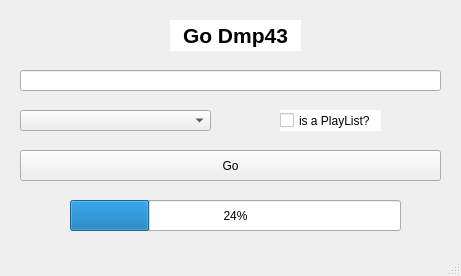
<?xml version="1.0" encoding="UTF-8"?>
<ui version="4.0">
 <class>MainWindow</class>
 <widget class="QMainWindow" name="MainWindow">
  <property name="geometry">
   <rect>
    <x>0</x>
    <y>0</y>
    <width>461</width>
    <height>276</height>
   </rect>
  </property>
  <property name="windowTitle">
   <string>MainWindow</string>
  </property>
  <widget class="QWidget" name="centralwidget">
   <widget class="QPushButton" name="button_1">
    <property name="geometry">
     <rect>
      <x>20</x>
      <y>150</y>
      <width>421</width>
      <height>31</height>
     </rect>
    </property>
    <property name="text">
     <string>Go</string>
    </property>
   </widget>
   <widget class="QLineEdit" name="lineEdit_1">
    <property name="geometry">
     <rect>
      <x>20</x>
      <y>70</y>
      <width>421</width>
      <height>21</height>
     </rect>
    </property>
   </widget>
   <widget class="QLabel" name="label">
    <property name="geometry">
     <rect>
      <x>170</x>
      <y>20</y>
      <width>131</width>
      <height>31</height>
     </rect>
    </property>
    <property name="styleSheet">
     <string notr="true">background:white;</string>
    </property>
    <property name="text">
     <string>&lt;html&gt;&lt;head/&gt;&lt;body&gt;&lt;p align=&quot;center&quot;&gt;&lt;span style=&quot; font-size:16pt; font-weight:600;&quot;&gt;Go Dmp43&lt;/span&gt;&lt;/p&gt;&lt;/body&gt;&lt;/html&gt;</string>
    </property>
   </widget>
   <widget class="QComboBox" name="comboBox">
    <property name="geometry">
     <rect>
      <x>20</x>
      <y>110</y>
      <width>191</width>
      <height>21</height>
     </rect>
    </property>
   </widget>
   <widget class="QCheckBox" name="checkBox">
    <property name="geometry">
     <rect>
      <x>280</x>
      <y>110</y>
      <width>101</width>
      <height>21</height>
     </rect>
    </property>
    <property name="toolTip">
     <string>&lt;html&gt;&lt;head/&gt;&lt;body&gt;&lt;p align=&quot;center&quot;&gt;&lt;span style=&quot; font-weight:600;&quot;&gt;a&lt;/span&gt;&lt;/p&gt;&lt;/body&gt;&lt;/html&gt;</string>
    </property>
    <property name="whatsThis">
     <string/>
    </property>
    <property name="styleSheet">
     <string notr="true">background:white;
font: 75 11pt &quot;MS Shell Dlg 2&quot;;</string>
    </property>
    <property name="text">
     <string>is a PlayList?</string>
    </property>
   </widget>
   <widget class="QProgressBar" name="progressBar">
    <property name="geometry">
     <rect>
      <x>70</x>
      <y>200</y>
      <width>331</width>
      <height>31</height>
     </rect>
    </property>
    <property name="value">
     <number>24</number>
    </property>
   </widget>
  </widget>
  <widget class="QMenuBar" name="menubar">
   <property name="geometry">
    <rect>
     <x>0</x>
     <y>0</y>
     <width>461</width>
     <height>21</height>
    </rect>
   </property>
  </widget>
  <widget class="QStatusBar" name="statusbar"/>
 </widget>
 <resources/>
 <connections/>
</ui>
